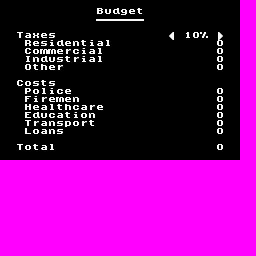

Below is a game level as drawn by its tile map, then a one-line description and the .tmx file that defines it, in full:
An orthogonal 32x32 tile map with 8x8 px tiles, 1 tile layer (Tile Layer 1).

<map version="1.5" tiledversion="1.6.0" orientation="orthogonal" renderorder="right-down" width="32" height="32" tilewidth="8" tileheight="8" infinite="0" nextlayerid="2" nextobjectid="1">
 <tileset firstgid="1" source="text.tsx" />
 <layer id="1" name="Tile Layer 1" width="32" height="32">
  <data encoding="csv">
33,33,33,33,33,33,33,33,33,33,33,33,33,33,33,33,33,33,33,33,33,33,33,33,33,33,33,33,33,33,1,1,
33,33,33,33,33,33,33,33,33,33,33,33,67,118,101,104,102,117,33,33,33,33,33,33,33,33,33,33,33,33,1,1,
33,33,33,33,33,33,33,33,33,33,33,33,134,134,134,134,134,134,33,33,33,33,33,33,33,33,33,33,33,33,1,1,
33,33,33,33,33,33,33,33,33,33,33,33,33,33,33,33,33,33,33,33,33,33,33,33,33,33,33,33,33,33,1,1,
33,33,85,98,121,102,116,33,33,33,33,33,33,33,33,33,33,33,33,33,33,138,33,50,49,38,33,139,33,33,1,1,
33,33,33,83,102,116,106,101,102,111,117,106,98,109,33,33,33,33,33,33,33,33,33,33,33,33,33,49,33,33,1,1,
33,33,33,68,112,110,110,102,115,100,106,98,109,33,33,33,33,33,33,33,33,33,33,33,33,33,33,49,33,33,1,1,
33,33,33,74,111,101,118,116,117,115,106,98,109,33,33,33,33,33,33,33,33,33,33,33,33,33,33,49,33,33,1,1,
33,33,33,80,117,105,102,115,33,33,33,33,33,33,33,33,33,33,33,33,33,33,33,33,33,33,33,49,33,33,1,1,
33,33,33,33,33,33,33,33,33,33,33,33,33,33,33,33,33,33,33,33,33,33,33,33,33,33,33,33,33,33,1,1,
33,33,68,112,116,117,116,33,33,33,33,33,33,33,33,33,33,33,33,33,33,33,33,33,33,33,33,33,33,33,1,1,
33,33,33,81,112,109,106,100,102,33,33,33,33,33,33,33,33,33,33,33,33,33,33,33,33,33,33,49,33,33,1,1,
33,33,33,71,106,115,102,110,102,111,33,33,33,33,33,33,33,33,33,33,33,33,33,33,33,33,33,49,33,33,1,1,
33,33,33,73,102,98,109,117,105,100,98,115,102,33,33,33,33,33,33,33,33,33,33,33,33,33,33,49,33,33,1,1,
33,33,33,70,101,118,100,98,117,106,112,111,33,33,33,33,33,33,33,33,33,33,33,33,33,33,33,49,33,33,1,1,
33,33,33,85,115,98,111,116,113,112,115,117,33,33,33,33,33,33,33,33,33,33,33,33,33,33,33,49,33,33,1,1,
33,33,33,77,112,98,111,116,33,33,33,33,33,33,33,33,33,33,33,33,33,33,33,33,33,33,33,49,33,33,1,1,
33,33,33,33,33,33,33,33,33,33,33,33,33,33,33,33,33,33,33,33,33,33,33,33,33,33,33,33,33,33,1,1,
33,33,85,112,117,98,109,33,33,33,33,33,33,33,33,33,33,33,33,33,33,33,33,33,33,33,33,49,33,33,1,1,
33,33,33,33,33,33,33,33,33,33,33,33,33,33,33,33,33,33,33,33,33,33,33,33,33,33,33,33,33,33,1,1,
1,1,1,1,1,1,1,1,1,1,1,1,1,1,1,1,1,1,1,1,1,1,1,1,1,1,1,1,1,1,1,1,
1,1,1,1,1,1,1,1,1,1,1,1,1,1,1,1,1,1,1,1,1,1,1,1,1,1,1,1,1,1,1,1,
1,1,1,1,1,1,1,1,1,1,1,1,1,1,1,1,1,1,1,1,1,1,1,1,1,1,1,1,1,1,1,1,
1,1,1,1,1,1,1,1,1,1,1,1,1,1,1,1,1,1,1,1,1,1,1,1,1,1,1,1,1,1,1,1,
1,1,1,1,1,1,1,1,1,1,1,1,1,1,1,1,1,1,1,1,1,1,1,1,1,1,1,1,1,1,1,1,
1,1,1,1,1,1,1,1,1,1,1,1,1,1,1,1,1,1,1,1,1,1,1,1,1,1,1,1,1,1,1,1,
1,1,1,1,1,1,1,1,1,1,1,1,1,1,1,1,1,1,1,1,1,1,1,1,1,1,1,1,1,1,1,1,
1,1,1,1,1,1,1,1,1,1,1,1,1,1,1,1,1,1,1,1,1,1,1,1,1,1,1,1,1,1,1,1,
1,1,1,1,1,1,1,1,1,1,1,1,1,1,1,1,1,1,1,1,1,1,1,1,1,1,1,1,1,1,1,1,
1,1,1,1,1,1,1,1,1,1,1,1,1,1,1,1,1,1,1,1,1,1,1,1,1,1,1,1,1,1,1,1,
1,1,1,1,1,1,1,1,1,1,1,1,1,1,1,1,1,1,1,1,1,1,1,1,1,1,1,1,1,1,1,1,
1,1,1,1,1,1,1,1,1,1,1,1,1,1,1,1,1,1,1,1,1,1,1,1,1,1,1,1,1,1,1,1
</data>
 </layer>
</map>